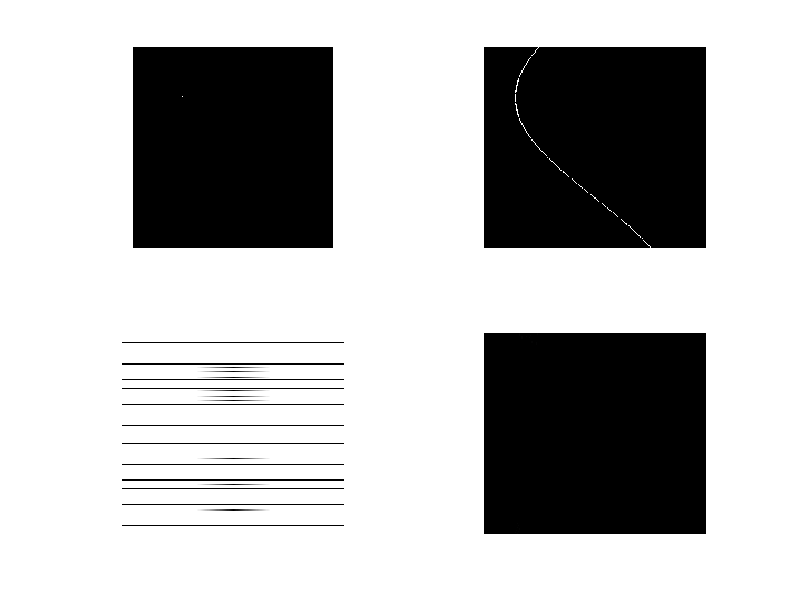

Recreate this plot in MATLAB. (Note: this script raises an error after producing the figure.)
I = zeros(200,200);
I(50,50) = 1;
subplot(2,2,1);imshow(I);colormap(gray);

N = size(I,1);
M = 180;

R = zeros(M,N);

for angle = 1 : 180
    rotate = imrotate(I,angle-1,'nearest','crop');
    for line = 1 : N 
        sumLine = 0;
        for column = 1 : N
            sumLine = sumLine + rotate(column,line);
        end
        R(angle,line) = sumLine;
    end
end


subplot(2,2,2);imshow(R);colormap(gray);


%radon inverse transform
p = double(R);
P = zeros(size(p));

for r = 1 : size(R,1)
    P(r,:) = fft(p(r,:));
end


subplot(2,2,3);imshow(abs(P));colormap(gray);

F = zeros(size(P));

for v = 1 : size(P,1)
    for r = 1 : size(P,2)
        phi = (pi/180)*(r-1);
        F(max(1,round(v*cos(phi))),max(1,round(v*sin(phi)))) = P(v,r);
    end
end

F = fftshift(F);

ramp = zeros(size(F));
for r = 1 : size(F,1)
    for c = 1 : size(F,2)
        ramp(r,c) = c;
    end
end



subplot(2,2,4);imagesc(ramp);colormap(gray);

%%
Im = ifft2(F);
subplot(2,2,4);imshow(real(Im));colormap(gray);

%%
I = double(imread('box.png'));
subplot(2,2,1);imagesc(I);colormap(gray);

N = size(I,1);
M = 180;

R = zeros(M,N);

for angle = 1 : 180
    rotate = imrotate(I,angle-1,'nearest','crop');
    for line = 1 : N 
        sumLine = 0;
        for column = 1 : N
            sumLine = sumLine + rotate(column,line);
        end
        R(angle,line) = sumLine;
    end
end


subplot(2,2,2);imagesc(R);colormap(gray);

%radon inverse transform
rfft = double(R);
Rfft = fft(rfft,[],2);


subplot(2,2,3);imshow(real(Rfft));colormap(gray);

F = zeros(size(Rfft));

for v = 1 : size(Rfft,1)
    for phi = 1 : size(Rfft,2)
        F(1+uint16(v*cos(phi)),1+uint16(v*sin(phi))) = Rfft(v,phi);
    end
end

Im = ifft2(F);
subplot(2,2,4);imshow(real(Im));colormap(gray);


%%
%backpropagation
I = double(imread('box.png'));
subplot(2,2,1);imagesc(I);colormap(gray);

N = size(I,1);
M = 180;

R = zeros(M,N);

for angle = 1 : 180
    rotate = imrotate(I,angle-1,'nearest','crop');
    for line = 1 : N 
        sumLine = 0;
        for column = 1 : N
            sumLine = sumLine + rotate(column,line);
        end
        R(angle,line) = sumLine;
    end
end


subplot(2,2,2);imagesc(R);colormap(gray);

Ir = zeros(size(I));


for x = 1 : size(I,1)
    for y = 1 : size (I,2)
        xn = y - size(I,1)/2;
        yn = size(I,2)/2- x;
       
        sum = 0;
        for a = 1 : M
            phi = pi*x/180;
            c = round(xn*cos(phi)+yn*sin(phi));
            sum = sum+ R(c,phi);
            
        end
         
        Ir(x,y) = sum;
    end
end


subplot(2,2,2);imshow(Ir);colormap(gray);
